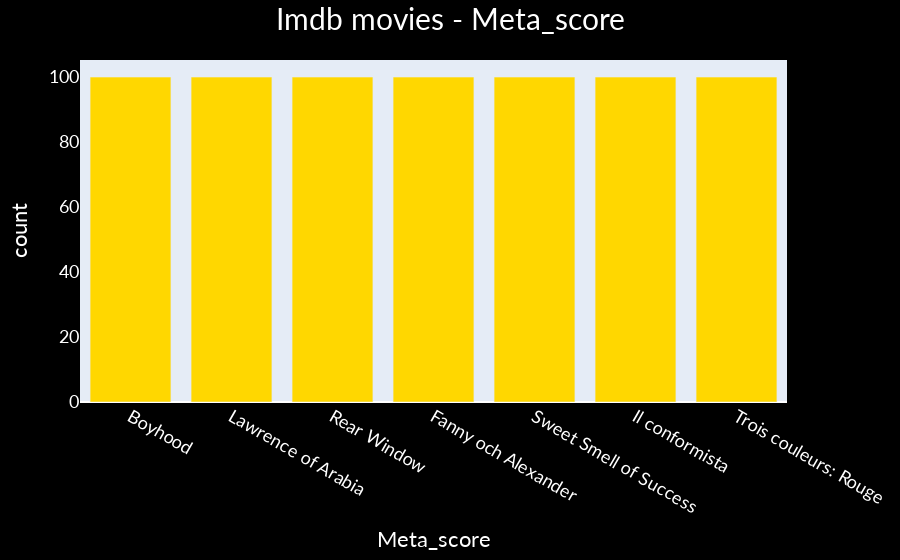

Here is the notebook cell this chart was saved with:
### Code cell
bar_plot('Series_Title',tribe='sort',by='Meta_score',limit=7)

### Figure 1 — Plotly figure (JSON) as saved in the notebook; plotly's stock layout.template omitted (floating-point values rounded to 4 significant figures)
{"data": [{"alignmentgroup": "True", "hovertemplate": "x=%{x}<br>y=%{y}<extra></extra>", "legendgroup": "", "marker": {"color": "gold", "pattern": {"shape": ""}}, "name": "", "offsetgroup": "", "orientation": "v", "showlegend": false, "textposition": "auto", "type": "bar", "x": ["Boyhood", "Lawrence of Arabia", "Rear Window", "Fanny och Alexander", "Sweet Smell of Success", "Il conformista", "Trois couleurs: Rouge"], "xaxis": "x", "y": [100, 100, 100, 100, 100, 100, 100], "yaxis": "y"}], "layout": {"barmode": "relative", "font": {"color": "white", "family": "lato", "size": 18}, "legend": {"tracegroupgap": 0}, "margin": {"t": 60}, "paper_bgcolor": "black", "title": {"font": {"size": 30}, "text": "Imdb movies - Meta_score", "x": 0.5}, "xaxis": {"anchor": "y", "domain": [0, 1], "showgrid": false, "title": {"text": "Meta_score"}}, "yaxis": {"anchor": "x", "domain": [0, 1], "showgrid": false, "title": {"text": "count"}}}}
